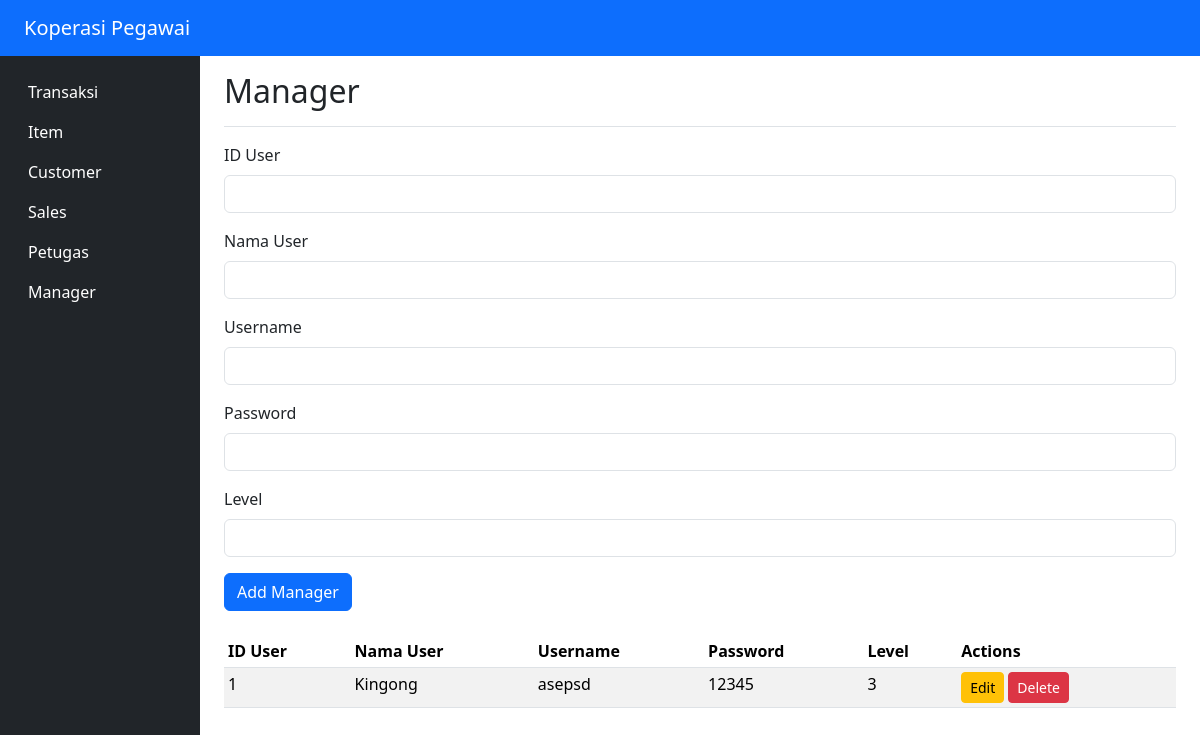
The page /koperasi/Manager/index.php on the database its author committed.
### tables this page shows
CREATE TABLE `manager` (
  `id_user` int(11) NOT NULL,
  `nama_user` varchar(50) DEFAULT NULL,
  `username` varchar(50) DEFAULT NULL,
  `password` varchar(50) DEFAULT NULL,
  `level` int(11) DEFAULT NULL,
  PRIMARY KEY (`id_user`)
);

### koperasi/Manager/index.php (the view, shortened to what this page needs)
<?php
$servername = "localhost";
$username = "root";
$password = "";
$dbname = "db_koperasi";
$conn = new mysqli($servername, $username, $password, $dbname);
$id = $nama = $username = $password = $level = "";
$isEditing = false;
$sql = "SELECT * FROM manager";
$result = $conn->query($sql);
?>
<!DOCTYPE html>
<html lang="en">
<head>
    <link rel="stylesheet" href="https://cdn.jsdelivr.net/npm/bootstrap@5.3.3/dist/css/bootstrap.min.css">
    <link rel="stylesheet" href="../main.css">
</head>
<body>
    <nav class="px-4 navbar navbar-expand-lg navbar-dark bg-primary">
        <a class="navbar-brand" href="../">Koperasi Pegawai</a>
    </nav>
    <div class="container-fluid">
        <div class="row">
            <nav id="sidebarMenu" class="col-md-3 col-lg-2 d-md-block bg-dark sidebar collapse">
                <div class="position-sticky pt-3">
                    <ul class="nav flex-column">
                        <li class="nav-item">
                            <a class="nav-link" href="../transaksi">
                                Transaksi
                            </a>
                        </li>
                        <li class="nav-item">
                            <a class="nav-link" href="../item">
                                Item
                            </a>
                        </li>
                        <li class="nav-item">
                            <a class="nav-link" href="../customer">
                                Customer
                            </a>
                        </li>
                        <li class="nav-item">
                            <a class="nav-link" href="../sales">
                                Sales
                            </a>
                        </li>
                        <li class="nav-item">
                            <a class="nav-link" href="../petugas">
                                Petugas
                            </a>
                        </li>
                        <li class="nav-item">
                            <a class="nav-link" href="../manager">
                                Manager
                            </a>
                        </li>
                    </ul>
                </div>
            </nav>
            <main class="col-md-9 ms-sm-auto col-lg-10 px-md-4">
                <div class="d-flex justify-content-between flex-wrap flex-md-nowrap align-items-center pt-3 pb-2 mb-3 border-bottom">
                    <h1 class="h2">Manager</h1>
                </div>
                <div id="content">
                    <form method="POST" action="">
                        <div class="mb-3">
                            <label for="id" class="form-label">ID User</label>
                            <input type="number" class="form-control" id="id" name="id" value="<?php echo $id; ?>" required>
                        </div>
                        <div class="mb-3">
                            <label for="nama" class="form-label">Nama User</label>
                            <input type="text" class="form-control" id="nama" name="nama" value="<?php echo $nama; ?>" required>
                        </div>
                        <div class="mb-3">
                            <label for="username" class="form-label">Username</label>
                            <input type="text" class="form-control" id="username" name="username" value="<?php echo $username; ?>" required>
                        </div>
                        <div class="mb-3">
                            <label for="password" class="form-label">Password</label>
                            <input type="password" class="form-control" id="password" name="password" value="<?php echo $password; ?>" required>
                        </div>
                        <div class="mb-3">
                            <label for="level" class="form-label">Level</label>
                            <input type="text" class="form-control" id="level" name="level" value="<?php echo $level; ?>" required>
                        </div>
                        <?php if ($isEditing): ?>
                            <button type="submit" class="btn btn-primary" name="update_manager">Update Manager</button>
                        <?php else: ?>
                            <button type="submit" class="btn btn-primary" name="add_manager">Add Manager</button>
                        <?php endif; ?>
                    </form>
                    <div id="manager" class="table-responsive mt-4">
                        <table class="table table-striped table-sm">
                            <thead>
                                <tr>
                                    <th>ID User</th>
                                    <th>Nama User</th>
                                    <th>Username</th>
                                    <th>Password</th>
                                    <th>Level</th>
                                    <th>Actions</th>
                                </tr>
                            </thead>
                            <tbody>
                                <?php while($row = $result->fetch_assoc()): ?>
                                <tr>
                                    <td><?php echo $row['id_user']; ?></td>
                                    <td><?php echo $row['nama_user']; ?></td>
                                    <td><?php echo $row['username']; ?></td>
                                    <td><?php echo $row['password']; ?></td>
                                    <td><?php echo $row['level']; ?></td>
                                    <td>
                                        <a href="?edit=<?php echo $row['id_user']; ?>" class="btn btn-warning btn-sm">Edit</a>
                                        <a href="?delete=<?php echo $row['id_user']; ?>" class="btn btn-danger btn-sm">Delete</a>
                                    </td>
                                </tr>
                                <?php endwhile; ?>
                            </tbody>
                        </table>
                    </div>
                </div>
            </main>
        </div>
    </div>
</body>
</html>

### koperasi/main.css (style rules this page uses)
* { box-sizing: border-box; margin: 0; padding: 0; }
.navbar { color: white; }
#sidebarMenu { height: 100vh; }
.position-sticky { position: sticky; top: 0; }

### rows shown on the page
manager: id_user "1", nama_user "Kingong", username "asepsd", password "12345", level "3"
